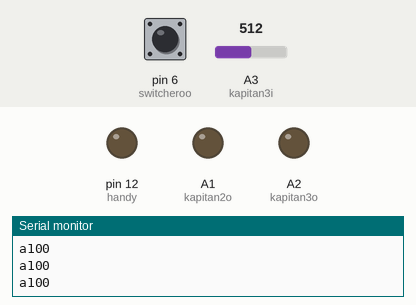
This sketch was run on a simulated Arduino Nano, built with avr-gcc and run on an emulated ATmega328P. Parts: output pins drawn as LEDs (lit = HIGH), the last lines printed to the serial monitor. Inputs (shaded band) come from the test bench; at power-on: pin 6 (switcheroo) HIGH, A3 (kapitan3i) = 512.

Above: at 1.2 s.
1.3 s: pin 6 (switcheroo) pulled LOW for 0.15 s
4.4 s: pin 6 (switcheroo) pulled LOW for 3.2 s
At 8.2 s:
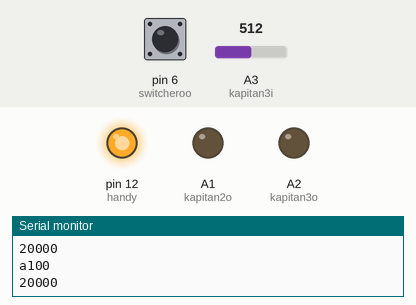
At 22.0 s:
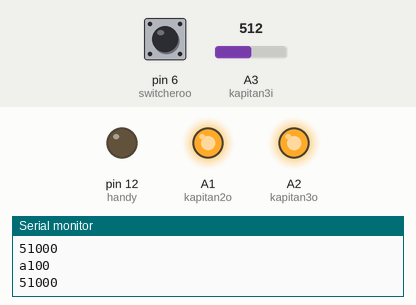
Timing chart, 0 to 22.5 s (numbered marks = the images above; inputs shaded):
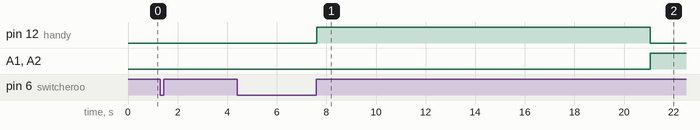

The sketch:

meh_nanoMASTER.ino
```cpp
const int dummy = 0;
#define kapitan1o A7
#define kapitan2o A1
#define kapitan3o A2
#define kapitan3i A3
#define kapitan4o A6
#define handy 12
#define switcheroo 6

int hand=0;

void setup() {
  pinMode(kapitan1o, OUTPUT);
  pinMode(kapitan2o, OUTPUT);
  pinMode(kapitan3o, OUTPUT);
  pinMode(kapitan3i, INPUT);
  pinMode(kapitan4o, OUTPUT);
  pinMode(handy, OUTPUT);
  pinMode(switcheroo, INPUT);
  pinMode(2,INPUT);


  Serial.begin(9600);

}
//LOOOOOOOOOOOOOOPPPPPPPPP
void loop() {
//Serial.println(digitalRead(switcheroo));
    if(digitalRead(switcheroo) == LOW)
    {
        Serial.println("b100");
    }
//Serial.println(analogRead(kapitan3i));
  if(analogRead(kapitan3i)>=900)
  {
    hand=1;
    Serial.println("a10");
  }
  else
  {
    hand =0;
  }
//Serial.println(digitalRead(switcheroo));
  if( digitalRead(switcheroo) == HIGH && hand ==0)//on/off switch triggered
  {
    Serial.println("a100");
    static uint32_t starttime=millis();
    analogWrite(kapitan1o,1);
    analogWrite(kapitan2o,1);
    analogWrite(kapitan3o,1);
    analogWrite(kapitan4o,1);


    if ( 5000<(millis()-starttime)&&(millis()-starttime) < 10000) //mania start @ 20 seconds
      {
         digitalWrite(handy,HIGH);
         Serial.println("20000");
         analogWrite(kapitan1o,100);
         analogWrite(kapitan2o,100);
         analogWrite(kapitan3o,100);
         analogWrite(kapitan4o,100);
      }
    if ((millis()-starttime) > 21000)
    {
    digitalWrite(handy,LOW);
    Serial.println("51000");
    analogWrite(kapitan1o,200);
    analogWrite(kapitan2o,200);
    analogWrite(kapitan3o,200);
    analogWrite(kapitan4o,200);
    }
    if ((millis()-starttime) > 54000)//END OF CYCLE
    {
    Serial.println("b100");
    delay(500);
    Serial.println("a100");
    starttime=millis();//RESTART CLOCK
    }
  }
  if( digitalRead(switcheroo) == LOW)
  {
    //do nothing
  }
  delay(100);
}
```
